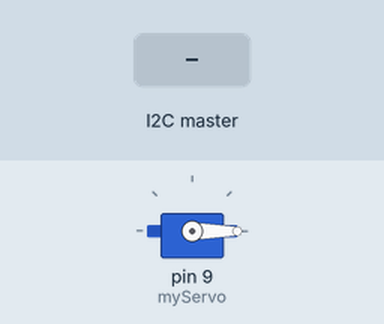
A sketch run on a simulated Arduino Uno, built with avr-gcc and run on an emulated ATmega328P. Parts: servo. The test bench sets the inputs (shaded band).

Above: at 1.2 s.
1.3 s: the I2C master sends the byte 90
At 2.4 s:
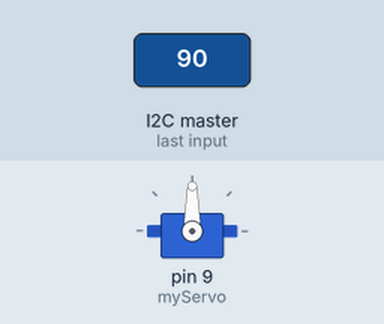
2.8 s: the I2C master sends the byte 200
At 3.6 s:
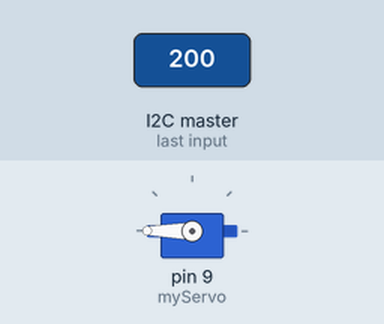
4.3 s: the I2C master sends the byte 0
At 4.7 s:
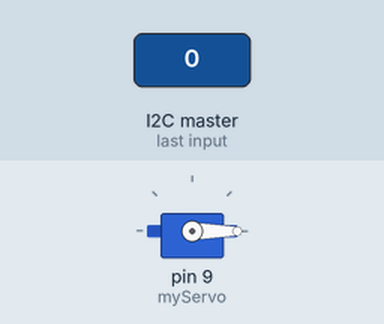
Timing chart, 0 to 7.3 s (numbered marks = the images above; inputs shaded):
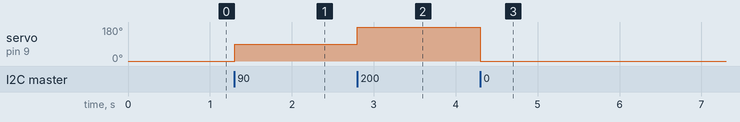

The sketch:

031ArduinoMega.ino
```cpp
#include <Wire.h>
#include <Servo.h>

Servo myServo;
int val;

void setup() {

  myServo.attach(9);
  Wire.begin(5);
  Wire.onReceive(oku);

}

void oku(){

  val = Wire.read();

}

void loop() {

  myServo.write(val);

}
```

Measured:
- after the input at 1.3 s, servo on pin 9 (myServo): 0° → 90° at once
- after the input at 2.8 s, servo on pin 9 (myServo): 90° → 180° at once
- after the input at 4.3 s, servo on pin 9 (myServo): 180° → 0° at once
